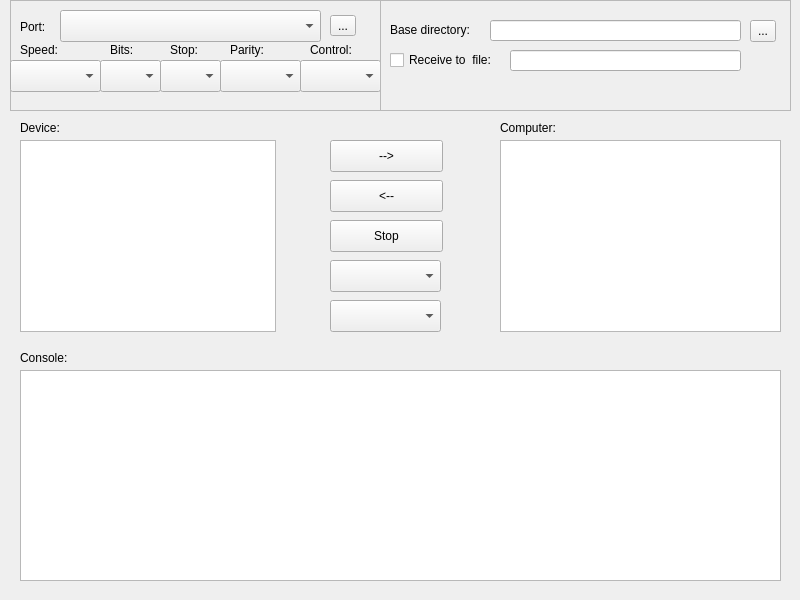
<?xml version="1.0" encoding="UTF-8"?>
<ui version="4.0">
 <class>Widget</class>
 <widget class="QWidget" name="Widget">
  <property name="geometry">
   <rect>
    <x>0</x>
    <y>0</y>
    <width>800</width>
    <height>600</height>
   </rect>
  </property>
  <property name="sizePolicy">
   <sizepolicy hsizetype="Fixed" vsizetype="Fixed">
    <horstretch>0</horstretch>
    <verstretch>0</verstretch>
   </sizepolicy>
  </property>
  <property name="minimumSize">
   <size>
    <width>0</width>
    <height>600</height>
   </size>
  </property>
  <property name="maximumSize">
   <size>
    <width>800</width>
    <height>800</height>
   </size>
  </property>
  <property name="windowTitle">
   <string>Serial transfer utility</string>
  </property>
  <widget class="QPushButton" name="pushButtonToComputer">
   <property name="geometry">
    <rect>
     <x>330</x>
     <y>140</y>
     <width>113</width>
     <height>32</height>
    </rect>
   </property>
   <property name="text">
    <string>--&gt;</string>
   </property>
  </widget>
  <widget class="QListView" name="computerListView">
   <property name="geometry">
    <rect>
     <x>500</x>
     <y>140</y>
     <width>281</width>
     <height>192</height>
    </rect>
   </property>
   <property name="editTriggers">
    <set>QAbstractItemView::NoEditTriggers</set>
   </property>
  </widget>
  <widget class="QListView" name="DeviceListView">
   <property name="geometry">
    <rect>
     <x>20</x>
     <y>140</y>
     <width>256</width>
     <height>192</height>
    </rect>
   </property>
   <property name="editTriggers">
    <set>QAbstractItemView::NoEditTriggers</set>
   </property>
  </widget>
  <widget class="QPushButton" name="pushButtonToDevice">
   <property name="geometry">
    <rect>
     <x>330</x>
     <y>180</y>
     <width>113</width>
     <height>32</height>
    </rect>
   </property>
   <property name="text">
    <string>&lt;--</string>
   </property>
  </widget>
  <widget class="QLabel" name="label">
   <property name="geometry">
    <rect>
     <x>20</x>
     <y>120</y>
     <width>60</width>
     <height>16</height>
    </rect>
   </property>
   <property name="text">
    <string>Device:</string>
   </property>
  </widget>
  <widget class="QLabel" name="label_2">
   <property name="geometry">
    <rect>
     <x>500</x>
     <y>120</y>
     <width>91</width>
     <height>16</height>
    </rect>
   </property>
   <property name="text">
    <string>Computer:</string>
   </property>
  </widget>
  <widget class="QToolButton" name="toolButtonDir">
   <property name="geometry">
    <rect>
     <x>750</x>
     <y>20</y>
     <width>26</width>
     <height>22</height>
    </rect>
   </property>
   <property name="text">
    <string>...</string>
   </property>
  </widget>
  <widget class="QTextEdit" name="textEdit">
   <property name="geometry">
    <rect>
     <x>20</x>
     <y>370</y>
     <width>761</width>
     <height>211</height>
    </rect>
   </property>
   <property name="font">
    <font>
     <family>Courier New</family>
    </font>
   </property>
  </widget>
  <widget class="QComboBox" name="comboBoxSerial">
   <property name="geometry">
    <rect>
     <x>60</x>
     <y>10</y>
     <width>261</width>
     <height>32</height>
    </rect>
   </property>
  </widget>
  <widget class="QToolButton" name="toolButtonSerialRefresh">
   <property name="geometry">
    <rect>
     <x>330</x>
     <y>15</y>
     <width>26</width>
     <height>21</height>
    </rect>
   </property>
   <property name="text">
    <string>...</string>
   </property>
  </widget>
  <widget class="QPushButton" name="pushButtonStop">
   <property name="geometry">
    <rect>
     <x>330</x>
     <y>220</y>
     <width>113</width>
     <height>32</height>
    </rect>
   </property>
   <property name="text">
    <string>Stop</string>
   </property>
  </widget>
  <widget class="QLabel" name="label_3">
   <property name="geometry">
    <rect>
     <x>20</x>
     <y>17</y>
     <width>41</width>
     <height>20</height>
    </rect>
   </property>
   <property name="text">
    <string>Port:</string>
   </property>
  </widget>
  <widget class="QComboBox" name="comboBoxSpeed">
   <property name="geometry">
    <rect>
     <x>10</x>
     <y>60</y>
     <width>91</width>
     <height>32</height>
    </rect>
   </property>
  </widget>
  <widget class="QLabel" name="label_4">
   <property name="geometry">
    <rect>
     <x>20</x>
     <y>40</y>
     <width>41</width>
     <height>20</height>
    </rect>
   </property>
   <property name="text">
    <string>Speed:</string>
   </property>
  </widget>
  <widget class="QLabel" name="label_7">
   <property name="geometry">
    <rect>
     <x>310</x>
     <y>40</y>
     <width>51</width>
     <height>20</height>
    </rect>
   </property>
   <property name="text">
    <string>Control:</string>
   </property>
  </widget>
  <widget class="QFrame" name="frame">
   <property name="geometry">
    <rect>
     <x>10</x>
     <y>0</y>
     <width>371</width>
     <height>111</height>
    </rect>
   </property>
   <property name="frameShape">
    <enum>QFrame::StyledPanel</enum>
   </property>
   <property name="frameShadow">
    <enum>QFrame::Raised</enum>
   </property>
   <widget class="QComboBox" name="comboBoxBits">
    <property name="geometry">
     <rect>
      <x>90</x>
      <y>60</y>
      <width>61</width>
      <height>32</height>
     </rect>
    </property>
   </widget>
   <widget class="QLabel" name="label_5">
    <property name="geometry">
     <rect>
      <x>100</x>
      <y>40</y>
      <width>41</width>
      <height>20</height>
     </rect>
    </property>
    <property name="text">
     <string>Bits:</string>
    </property>
   </widget>
   <widget class="QLabel" name="label_6">
    <property name="geometry">
     <rect>
      <x>160</x>
      <y>40</y>
      <width>41</width>
      <height>20</height>
     </rect>
    </property>
    <property name="text">
     <string>Stop:</string>
    </property>
   </widget>
   <widget class="QComboBox" name="comboBoxStop">
    <property name="geometry">
     <rect>
      <x>150</x>
      <y>60</y>
      <width>61</width>
      <height>32</height>
     </rect>
    </property>
   </widget>
   <widget class="QLabel" name="label_10">
    <property name="geometry">
     <rect>
      <x>220</x>
      <y>40</y>
      <width>41</width>
      <height>20</height>
     </rect>
    </property>
    <property name="text">
     <string>Parity:</string>
    </property>
   </widget>
   <widget class="QComboBox" name="comboBoxStopParity">
    <property name="geometry">
     <rect>
      <x>210</x>
      <y>60</y>
      <width>81</width>
      <height>32</height>
     </rect>
    </property>
   </widget>
   <widget class="QComboBox" name="comboBoxControl">
    <property name="geometry">
     <rect>
      <x>290</x>
      <y>60</y>
      <width>81</width>
      <height>32</height>
     </rect>
    </property>
   </widget>
  </widget>
  <widget class="QFrame" name="frame_2">
   <property name="geometry">
    <rect>
     <x>380</x>
     <y>0</y>
     <width>411</width>
     <height>111</height>
    </rect>
   </property>
   <property name="frameShape">
    <enum>QFrame::StyledPanel</enum>
   </property>
   <property name="frameShadow">
    <enum>QFrame::Raised</enum>
   </property>
   <widget class="QLabel" name="label_8">
    <property name="geometry">
     <rect>
      <x>10</x>
      <y>20</y>
      <width>101</width>
      <height>20</height>
     </rect>
    </property>
    <property name="text">
     <string>Base directory:</string>
    </property>
   </widget>
   <widget class="QLineEdit" name="lineEditDir">
    <property name="geometry">
     <rect>
      <x>110</x>
      <y>20</y>
      <width>251</width>
      <height>21</height>
     </rect>
    </property>
   </widget>
   <widget class="QLineEdit" name="lineEditBaseName">
    <property name="geometry">
     <rect>
      <x>130</x>
      <y>50</y>
      <width>231</width>
      <height>21</height>
     </rect>
    </property>
   </widget>
   <widget class="QCheckBox" name="checkBoxReceiveFile">
    <property name="geometry">
     <rect>
      <x>10</x>
      <y>50</y>
      <width>111</width>
      <height>20</height>
     </rect>
    </property>
    <property name="text">
     <string>Receive to  file:</string>
    </property>
   </widget>
  </widget>
  <widget class="QLabel" name="label_9">
   <property name="geometry">
    <rect>
     <x>20</x>
     <y>350</y>
     <width>60</width>
     <height>16</height>
    </rect>
   </property>
   <property name="text">
    <string>Console:</string>
   </property>
  </widget>
  <widget class="QComboBox" name="comboBoxFilter">
   <property name="geometry">
    <rect>
     <x>330</x>
     <y>260</y>
     <width>111</width>
     <height>32</height>
    </rect>
   </property>
  </widget>
  <widget class="QComboBox" name="comboBoxProtocol">
   <property name="geometry">
    <rect>
     <x>330</x>
     <y>300</y>
     <width>111</width>
     <height>32</height>
    </rect>
   </property>
  </widget>
  <zorder>frame</zorder>
  <zorder>frame_2</zorder>
  <zorder>pushButtonToComputer</zorder>
  <zorder>computerListView</zorder>
  <zorder>DeviceListView</zorder>
  <zorder>pushButtonToDevice</zorder>
  <zorder>label</zorder>
  <zorder>label_2</zorder>
  <zorder>toolButtonDir</zorder>
  <zorder>textEdit</zorder>
  <zorder>comboBoxSerial</zorder>
  <zorder>toolButtonSerialRefresh</zorder>
  <zorder>pushButtonStop</zorder>
  <zorder>label_3</zorder>
  <zorder>comboBoxSpeed</zorder>
  <zorder>label_4</zorder>
  <zorder>label_7</zorder>
  <zorder>label_9</zorder>
  <zorder>comboBoxFilter</zorder>
  <zorder>comboBoxProtocol</zorder>
 </widget>
 <resources/>
 <connections/>
</ui>
